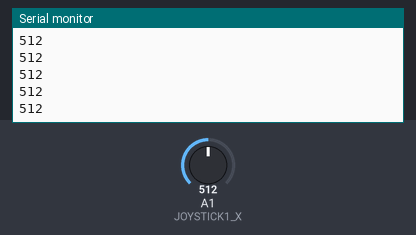
The sketch below on a simulated Arduino Uno, built with avr-gcc and run on an emulated ATmega328P. On the bench: the last lines printed to the serial monitor. The inputs (shaded band) are chosen by the test bench; at power-on: A1 (JOYSTICK1_X) = 512.

Above: at 1.2 s.
1.3 s: A1 (JOYSTICK1_X) set to 716
At 1.31 s:
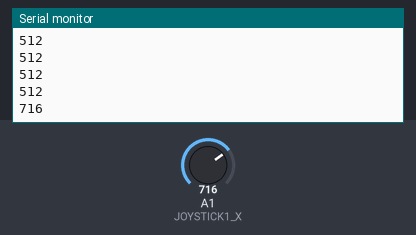
2.8 s: A1 (JOYSTICK1_X) set to 900
At 2.81 s:
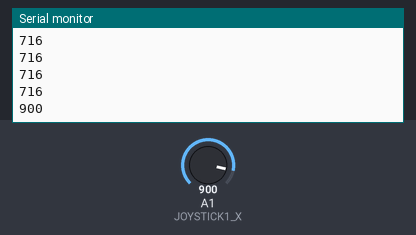
Timing chart, 0 to 5.8 s (numbered marks = the images above; inputs shaded):
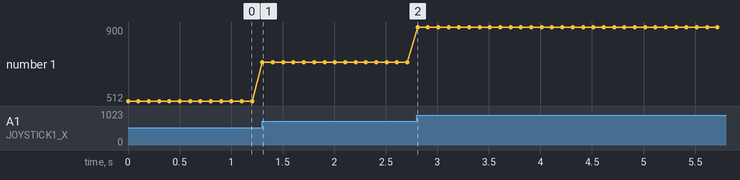

Measured:
- after the input at 1.3 s, the serial monitor: prints a new line at once (image 1)
- after the input at 2.8 s, the serial monitor: prints a new line at once (image 2)
- plotted number 1: 512 → 716 after the input at 1.3 s, 716 → 900 after the input at 2.8 s

The sketch:

joystick.ino
```cpp
// Maaritellaan vakiot
#define JOYSTICK1_X A1

/*
 * setup-rutiinissa maaritellaan sarjaliikenne
 * ja digitaaliset input pinnit
 */
void setup() {
  Serial.begin(9600);
}

/*
 * loop-rutiinissa luetaan analogisen pinnin jannite
 * ja tulostetaan se sarjaliikennevaylaan
 */
void loop() {
  int joystick1X = analogRead(JOYSTICK1_X);

  Serial.println(joystick1X);

  delay(100);
}

// vim: et ts=2 sw=2:
```
